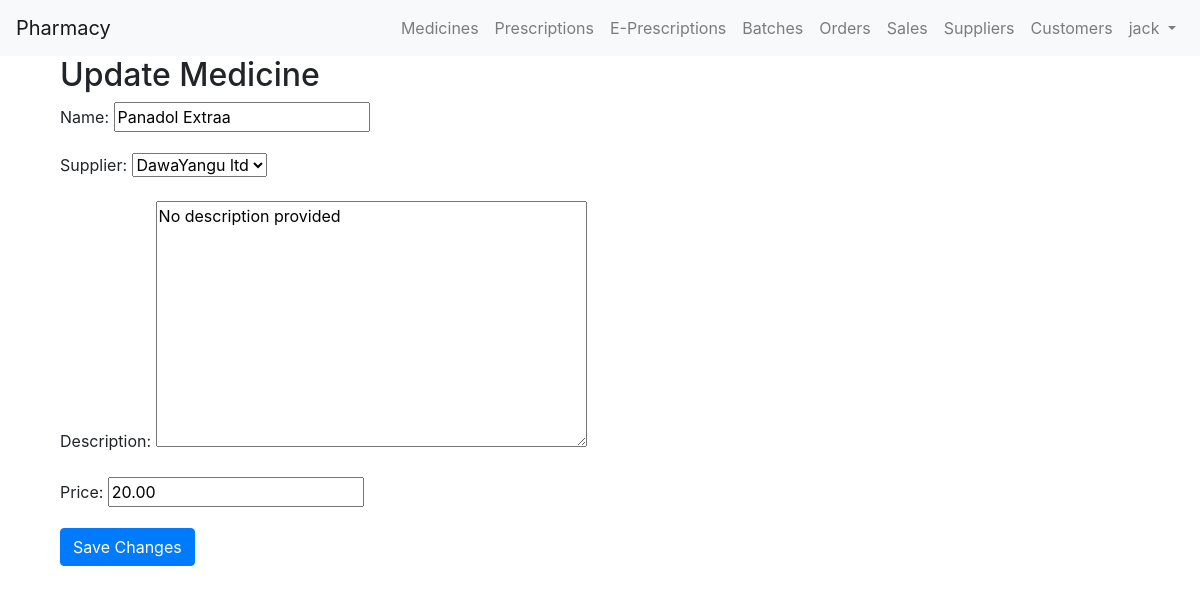
/medicines/update/7/ (signed in), run on the app's committed database.
### chemistApi/models.py (models this page shows, shortened)
class Medicine(models.Model):
    name = models.CharField(max_length=255)
    supplier = models.ForeignKey(Supplier, on_delete=models.CASCADE)
    description = models.TextField(default='No description provided')
    price = models.DecimalField(max_digits=10, decimal_places=2, default=0)

class Supplier(models.Model):
    name = models.CharField(max_length=100)
    email = models.EmailField(default='e.g supplier@gmail.com')
    phone_number = models.CharField(max_length=20, default='e.g 1234567890')
    def __str__(self):
        return self.name

### chemistApi/views.py (the view)
@method_decorator(login_required, name='dispatch')
class MedicineUpdateView(UpdateView):
    model = Medicine
    form_class = MedicineForm
    template_name = 'medicine_form.html'
    success_url = reverse_lazy('medicine_list')

### chemistApi/forms.py
class MedicineForm(forms.ModelForm):
    class Meta:
        model = Medicine
        fields = ['name', 'supplier', 'description','price']

### chemistApi/templates/medicine_form.html (shortened to what this page needs)
{% extends 'base.html' %}
{% block content %}
<div class="container">
    <h2>Update Medicine</h2>
    <form method="post">
        {{ form.as_p }}
        <button type="submit" class="btn btn-primary">Save Changes</button>
    </form>
</div>
{% endblock %}

### chemistApi/templates/base.html (shortened to what this page needs)
<!DOCTYPE html>
<html lang="en">
<head>
    <link rel="stylesheet" href="https://stackpath.bootstrapcdn.com/bootstrap/4.3.1/css/bootstrap.min.css">
</head>
<body>
    <nav class="navbar navbar-expand-lg navbar-light bg-light">
        <a class="navbar-brand" href="{% url 'sale_create' %}">Pharmacy</a>
        <div class="collapse navbar-collapse" id="navbarNav">
            <ul class="navbar-nav ml-auto">
                {% if user.is_authenticated %}
                <li class="nav-item">
                    <a class="nav-link" href=" {%url 'medicine_list'%}">Medicines</a>
                </li>
                 <li class="nav-item">
                    <a class="nav-link" href=" {%url 'list_prescriptions'%}">Prescriptions</a>
                </li>
                 <li class="nav-item">
                    <a class="nav-link" href=" {%url 'list_e_prescriptions'%}">E-Prescriptions</a>
                </li>
                <li class="nav-item">
                    <a class="nav-link" href=" {%url 'batch_list'%}">Batches</a>
                </li>
                <li class="nav-item">
                    <a class="nav-link" href="{% url 'order_list'%}">Orders</a>
                </li>
                <li class="nav-item">
                    <a class="nav-link" href="{% url 'sale_list'%}">Sales</a>
                </li>
                <li class="nav-item">
                    <a class="nav-link" href="{% url 'supplier_list'%}">Suppliers</a>
                </li>
                <li class="nav-item">
                    <a class="nav-link" href="{%url 'customer_list'%}">Customers</a>
                </li>
                    <li class="nav-item dropdown">
                        <a class="nav-link dropdown-toggle" href="#" id="navbarDropdown" role="button" data-toggle="dropdown" aria-haspopup="true" aria-expanded="false">
                            {{ user.username }}
                        </a>
                    </li>
                {% endif %}
            </ul>
        </div>
    </nav>
    <div class="container">
        {% block content %}
        {% endblock %}
    </div>
</body>
</html>

### data on the page
Medicine: name "Panadol Extraa", supplier "DawaYangu ltd", description "No description provided", price "20.00"

### other printed values
{{ user.username }} "jack"
